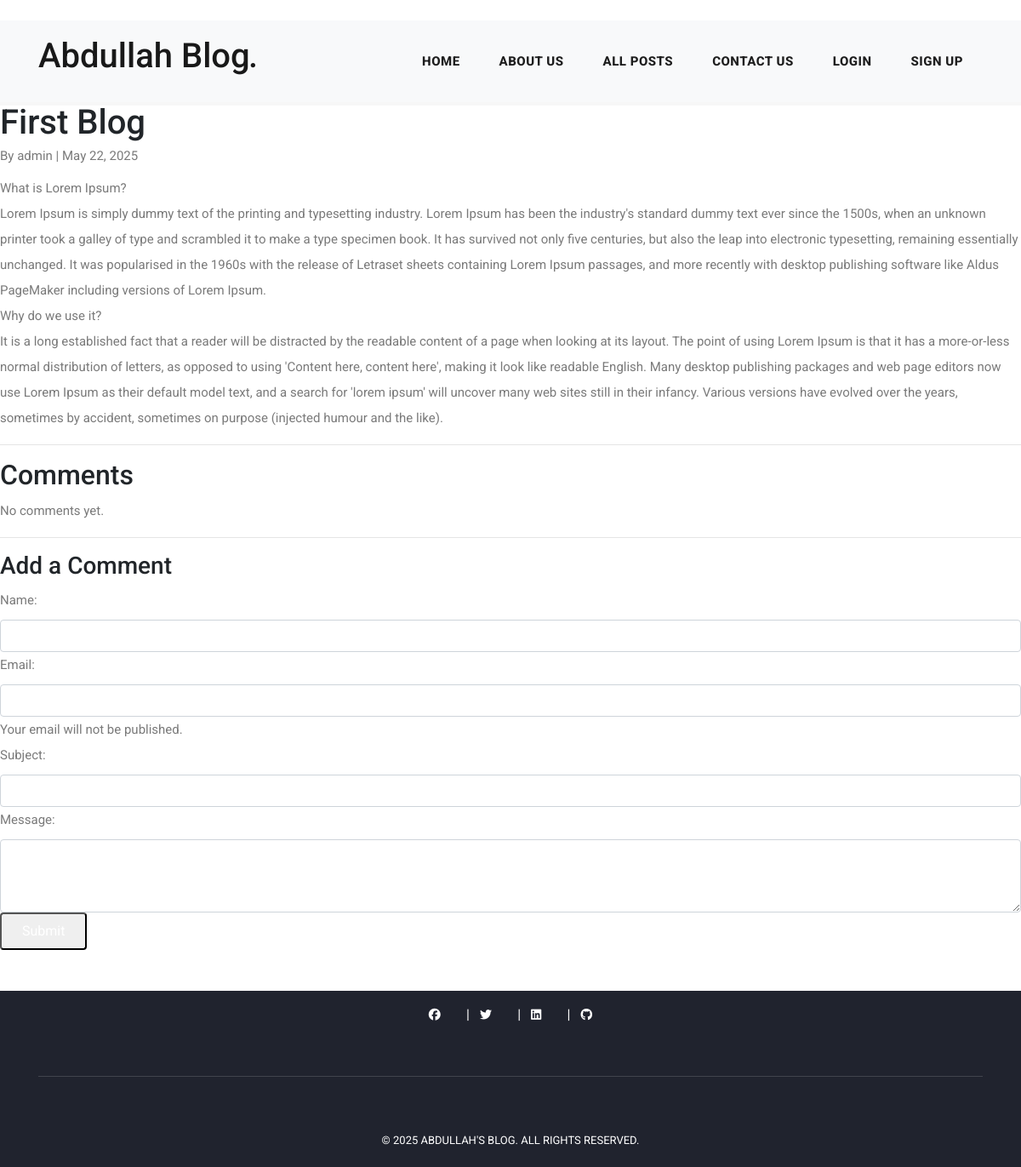
Page /posts/2/ on the committed database.
### blog/models.py (models this page shows, shortened)
class Post(models.Model):
    title = models.CharField(max_length=255)
    content = models.TextField()
    author = models.ForeignKey(User, on_delete=models.CASCADE)
    created_at = models.DateTimeField(auto_now_add=True)
    updated_at = models.DateTimeField(auto_now=True)
    category = models.ForeignKey(Category, on_delete=models.SET_NULL, null=True, blank=True)
    tags = models.ManyToManyField(Tag, blank=True)
    featured_image = models.ImageField(upload_to='posts/images/', blank=True, null=True)
    status = models.CharField(max_length=10, choices=[
        ('draft', 'Draft'),
        ('published', 'Published'),
    ], default='draft')
    meta_description = models.CharField(max_length=160, blank=True)
    class Meta:
        ordering = ['-created_at']
        indexes = [
            models.Index(fields=['-created_at']),
        ]

### blog/views.py (the view)
# urls.py: path('posts/<int:post_id>/', views.post_detail, name='post_detail'),
def post_detail(request, post_id):
    post = get_object_or_404(
        Post.objects.select_related('author', 'category').prefetch_related('tags'),
        id=post_id,
        status='published'
    )
    comments = post.comments.filter(active=True).select_related('post')
    if request.method == 'POST':
        comment_form = CommentForm(request.POST)
        if comment_form.is_valid():
            new_comment = comment_form.save(commit=False)
            new_comment.post = post
            new_comment.save()
            messages.success(request, 'Your comment has been submitted and is awaiting moderation.')
            return redirect('post_detail', post_id=post.id)
    else:
        comment_form = CommentForm()
    return render(request, 'blog/post_detail.html', {
        'post': post,
        'comments': comments,
        'comment_form': comment_form
    })

### blog/forms.py
class CommentForm(forms.ModelForm):
    class Meta:
        model = Comment
        fields = ['name', 'email', 'subject', 'message']
        widgets = {
            'name': forms.TextInput(attrs={'class': 'form-control'}),
            'email': forms.EmailInput(attrs={'class': 'form-control'}),
            'subject': forms.TextInput(attrs={'class': 'form-control'}),
            'message': forms.Textarea(attrs={'class': 'form-control', 'rows': 3}),
        }
        help_texts = {
            'email': 'Your email will not be published.',
        }

### blog/templates/blog/post_detail.html (shortened to what this page needs)
{% extends 'blog/base.html' %}
{% block content %}
<div class="max-w-3xl mx-auto mt-10">
  <h1 class="text-3xl font-bold">{{ post.title }}</h1>
  <p class="text-sm text-gray-600 mb-2">By {{ post.author }} | {{ post.created_at|date:"F j, Y" }}</p>
  <div class="prose max-w-none">
    {{ post.content|linebreaks }}
  </div>
  <hr class="my-8">
  <h2 class="text-xl font-semibold mb-2">Comments</h2>
  {% for comment in comments %}
    <div class="border border-gray-200 p-4 mb-4 rounded">
      <p class="text-sm text-gray-800">{{ comment.body }}</p>
    </div>
  {% empty %}
    <p class="text-gray-500">No comments yet.</p>
  {% endfor %}
  <hr class="my-6">
  <h3 class="text-lg font-semibold mb-2">Add a Comment</h3>
  <form method="POST" class="space-y-4">
    {{ comment_form.as_p }}
    <button type="submit" class="px-4 py-2 bg-blue-600 text-white rounded hover:bg-blue-700">Submit</button>
  </form>
</div>
{% endblock %}

### static/assets/css/templatemo-stand-blog.css (style rules this page uses)
body { font-family: 'Roboto', sans-serif; overflow-x: hidden; text-rendering: optimizeLegibility; -webkit-font-smoothing: antialiased; -moz-osx-font-smoothing: grayscale; }
p { margin-bottom: 0px; font-size: 15px; font-weight: 400; color: #7a7a7a; line-height: 30px; }
h1,h2,h3,h4,h5,h6 { margin: 0px; }

### rows in the picture
Post: title "First Blog", author "admin", created_at "May 22, 2025", content "What is Lorem Ipsum? Lorem Ipsum is simply dummy text of the printing and typesetting industry. Lorem Ipsum has been the industry's standard dummy text ever since the 1500s, when an unknown printer took a galley of type and scrambled it to make a type specimen book. It has survived not only five centuries, but also the leap into electronic typesetting, remaining essentially unchanged. It was popularised in the 1960s with the release of Letraset sheets containing Lorem Ipsum passages, and more recently with desktop publishing software like Aldus PageMaker including versions of Lorem Ipsum. Why do we use it? It is a long established fact that a reader will be distracted by the readable…"
